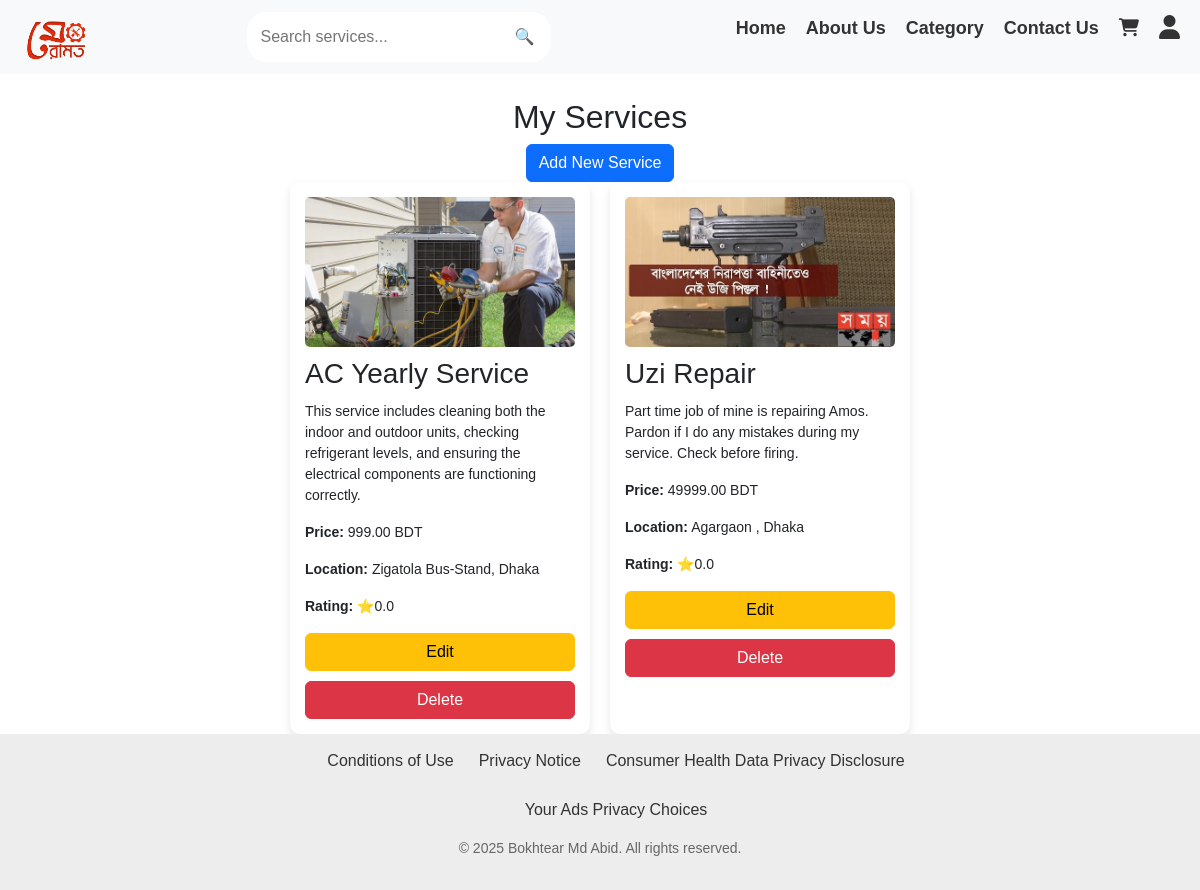
Screenshot of /seller/seller-dashboard/ (signed in) with the database file from the repository.
### meramotapp/models.py (models this page shows, shortened)
class Service(models.Model):
    seller = models.ForeignKey(settings.AUTH_USER_MODEL, on_delete=models.CASCADE, limit_choices_to={'is_seller': True})
    category = models.ForeignKey('Category', on_delete=models.CASCADE)
    title = models.CharField(max_length=255)
    description = models.TextField()
    price = models.DecimalField(max_digits=10, decimal_places=2)
    image = models.ImageField(upload_to='service_images', null=True, blank=True)
    location = models.CharField(max_length=255, null=True, blank=True)
    rating = models.FloatField(default=0.0)
    created_at = models.DateTimeField(auto_now_add=True)

### meramotapp/views.py (the view)
# urls.py: path('seller/seller-dashboard/', views.seller_dashboard, name='seller_dashboard'),
@login_required
def seller_dashboard(request):
        services = Service.objects.filter(seller=request.user)
        return render(request, "seller/seller_dashboard.html", {"services": services})

### templates/seller/seller_dashboard.html (shortened to what this page needs)
{% extends "base.html" %}
{% load static %}
{% block extra_css %}
<link rel="stylesheet" href="{% static 'css/style_seller_dashboard.css' %}">
{% endblock %}
{% block content %}
<div class="container">
    <h2>My Services</h2>
    <a href="{% url 'add_service' %}" class="btn btn-primary">Add New Service</a>
    <div class="service-list">
        {% for service in services %}
        <div class="service-card">
            <img src="{{ service.image.url }}" alt="{{ service.title }}">
            <h3>{{ service.title }}</h3>
            <p>{{ service.description }}</p>
            <p><strong>Price:</strong> {{ service.price }} BDT</p>
            <p><strong>Location:</strong> {{ service.location }}</p>
            <p><strong>Rating:</strong> ⭐{{ service.rating }}</p>
            <a href="{% url 'edit_service' service.id %}" class="btn btn-warning">Edit</a>
            <a href="{% url 'delete_service' service.id %}" class="btn btn-danger">Delete</a>
        </div>
        {% endfor %}
    </div>
</div>
{% endblock %}

### static/css/style_seller_dashboard.css (style rules this page uses)
.container { max-width: 900px; margin: auto; text-align: center; }
.service-list { display: flex; flex-wrap: wrap; gap: 20px; justify-content: center; }
.service-card { background: white; padding: 15px; border-radius: 10px; box-shadow: 0px 4px 10px rgba(0, 0, 0, 0.1); text-align: left; width: 300px; }
.service-card img { width: 100%; height: 150px; object-fit: cover; border-radius: 5px; }
.service-card h3 { margin: 10px 0; }
.service-card p { font-size: 14px; }
.service-card .btn { display: block; margin-top: 10px; text-align: center; }

### templates/navbar.html (style rules this page uses)
* { text-decoration: none; margin: 0; padding: 0; box-sizing: border-box; }

### templates/footer.html (style rules this page uses)
* { margin: 0; padding: 0; text-decoration: none; box-sizing: border-box; }
html, body { height: 100%; display: flex; flex-direction: column; font-family: 'Trebuchet MS', 'Lucida Sans Unicode', 'Lucida Grande', 'Lucida Sans', Arial, sans-serif; }

### rows the page displays
Service: image (picture), title "AC Yearly Service", description "This service includes cleaning both the indoor and outdoor units, checking refrigerant levels, and ensuring the electrical components are functioning correctly.", price "999.00", location "Zigatola Bus-Stand, Dhaka", rating "0.0"
Service: image (picture), title "Uzi Repair", description "Part time job of mine is repairing Amos. Pardon if I do any mistakes during my service. Check before firing.", price "49999.00", location "Agargaon , Dhaka", rating "0.0"
